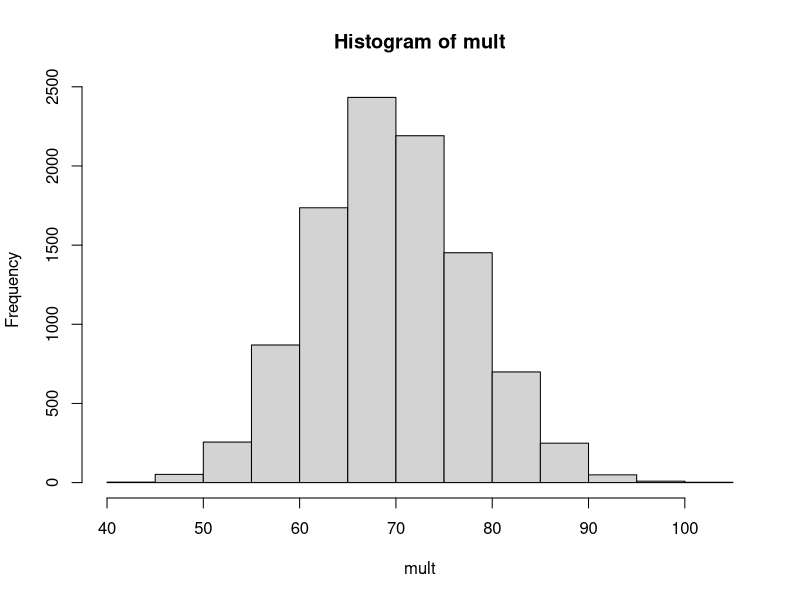

The R script that drew this image:


?rbinom
#"prob" if fixed probability of success in a single tail.
#"size" the number of binary events that are part of your experiments
#"n" the number of realizations of your specified binomial(size, p)

rbinom(n=1, size=10, prob = 0.5)
#summary output from tossing 10 coins

rbinom(n=10, size=1, prob = 0.5)
#Show all 10 outcomes when size is between 0-1


###1 sample proption

#imagine collecting survey data (0/1) from 1000 people
prob_Y <- 0.07
set.seed(645)
Y <- rbinom(n=1000, size=1, prob = prob_Y)
Y

table(Y)#law of larage numbers

p_hat <- sum(Y) / length(Y)
p_hat
#phat is smaple proportion

#H0: p = 0.10
#Ha: p != 0.10


?prop.test
prop.test(x = 71, n = 1000, p=0.1)
#with p-value = 0.002663, we reject H0. The population success probability is significant different from 0.10

mult <- rbinom(n= 10000,size=1000, prob = prob_Y)
hist(mult)

?binom.test
binom.test(x = 71, n = 1000, p=0.1)
# with p-value = 0.0018, we still reject H0

#consider using an exact test if n * phat < 5 (same as: is x < 5)



##2 sample proption

p1 <- 0.22
#group of grymbros
p2 <- 0.18
#ladies
n1 <- 17
n2 <- 31

set.seed(71)
sample1 <- rbinom(n1, size = 1, prob = p1)

sample2 <- rbinom(n2, size = 1, prob = p2)

phat1 <- sum(sample1)/n1

phat2 <- sum(sample2)/n2

phat1
phat2

#H0: p1 = p2
#Ha: p1 != p2
# stack the responses and create a vector of labels

Ystack <- c(sample1, sample2)
labels <- c(rep("M", n1), rep("F", n2))
labels

t <- table(labels, Ystack)
t

prop.test(t)
#this incorrect choose the "success category"

t2 <- matrix(c(4,27, 3, 14), byrow=T, nrow= 2)
rownames(t2) <- c("F", "M")
colnames(t2) <- c('1', '0')
t2

prop.test(t2)
#with p-value = 0.9858, we fail to reject H0. 
#We find no significanrt difference in the success rate for males and females





?rnorm
